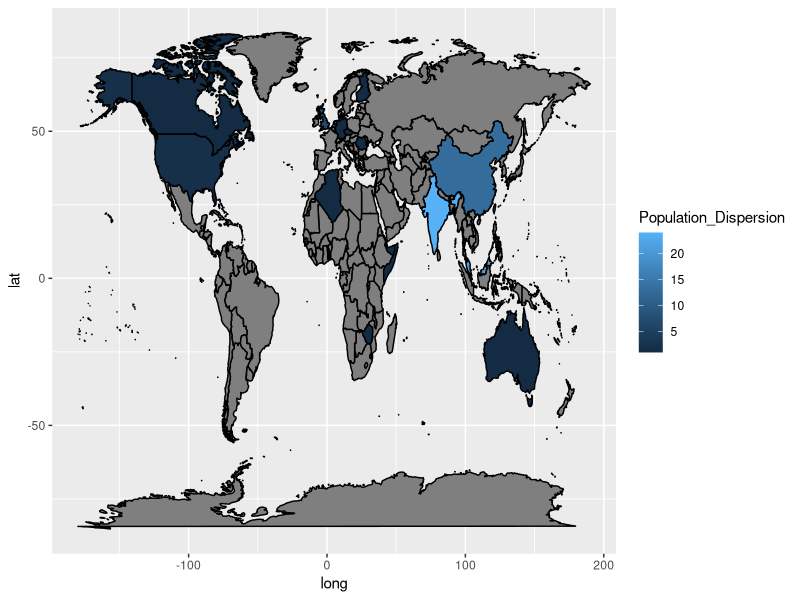
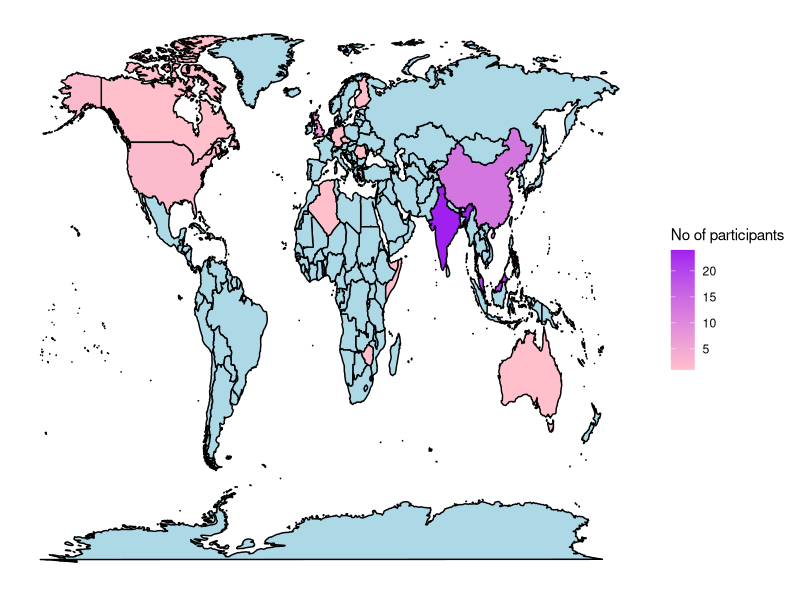

The R source for these figures, in order:

library(ggplot2)
library(tidyverse)
library(dplyr)
library(tidyr)

results = read.csv2("country_text.csv")

map_data <- map_data("world")

map_data <- left_join(map_data, results, by="region")


map1 <- ggplot(map_data, aes(x = long, y = lat, group = group)) + geom_polygon(aes(fill = Population_Dispersion), color = "black")
map1

map2 <- map1 + scale_fill_gradient(name = "No of participants", low = "pink", high = "purple", na.value = "lightblue") +
    theme(axis.text.x = element_blank(),
          axis.text.y = element_blank(),
          axis.ticks = element_blank(),
          axis.title.y = element_blank(),
          axis.title.x = element_blank(),
          rect = element_blank())
map2


